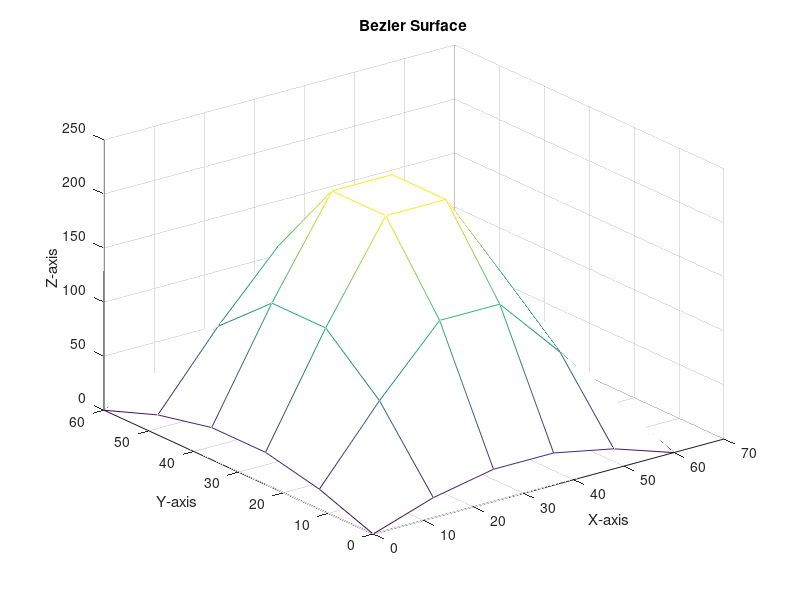
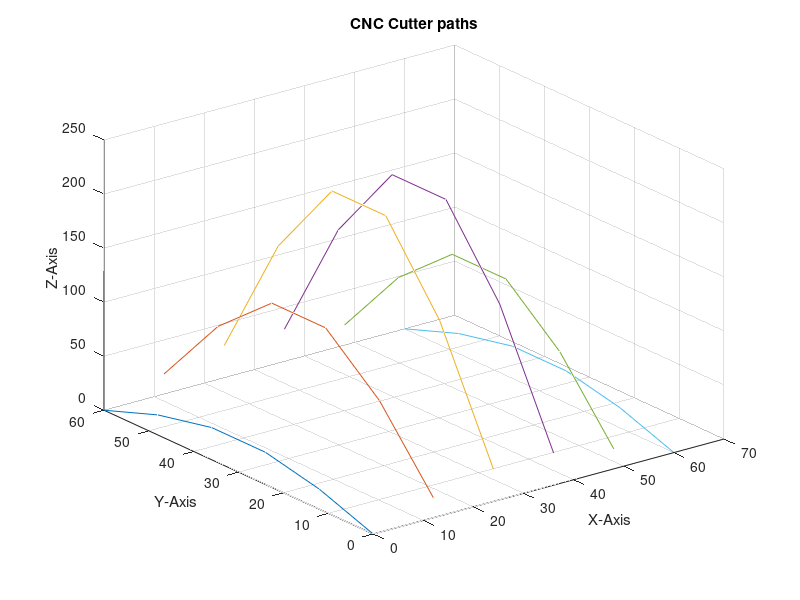

Source code (MATLAB) for these figures, in order: (Note: this script raises an error after producing the figures.)
% Clear the Workspace to avoid any conflicts with Workspace data
% Clear Console
clear all;
clc;

% Pre-define the shape of the bezier curve in the X, Y, and Z directions
Bx = [  0 15 30 45 60;
        0 15 30 45 60;
        0 15 30 45 60;
        0 15 30 45 60;
        0 15 30 45 60   ];

By = [  00 00 00 00 00;
        15 15 15 15 15;
        30 30 30 30 30;
        45 45 45 45 45;
        60 60 60 60 60  ];

Bz = [0 25 50 25 0;
   25 65 400 65 25;
   50 200 750 200 50;
   25 65 400 65 25;
   0 25 50 25 0];

N = [1 -4 6 -4 1; -4 12 -12 4 0; 6 -12 6 0 0; -4 4 0 0 0;1 0 0 0 0];
NT = transpose(N);

% Define user-configurable parameters
res     = input('Enter resolution of the Bezier surface: No. of points in each parametric direction:');
resc    = input('Number of points on each cutter path:');
resr    = input('Enter Number of Cutter paths:');

% Main routine (calculate points for each coordinate)

% i,j track the resolution in each of the x and y planes
for i = 1:res+1
    
    for j=1:res+1
      
        % Determine the U and W Matrices
        U = [((i-1)/res)^4 ((i-1)/res)^3 ((i-1)/res)^2 ((i-1)/res) 1];
        W = [((j-1)/res)^4; ((j-1)/res)^3; ((j-1)/res)^2; ((j-1)/res); 1];
        
        % Coordinates of surface points 
        Px(i,j) = U*N*Bx*NT*W;
        Py(i,j) = U*N*By*NT*W;
        Pz(i,j) = U*N*Bz*NT*W;

    end 
    
end

% Display surface and control points on screen 
figure(1)   
mesh(Px,Py,Pz);
shading interp;
title('Bezier Surface');
grid on
xlabel('X-axis');ylabel('Y-axis');zlabel('Z-axis');

% Display the paths on-screen
figure(2) 
plot3(Px, Py, Pz)
hold on 
grid on
title('CNC Cutter paths');
xlabel('X-Axis'); ylabel('Y-Axis'); zlabel('Z-Axis')

% Display the 'cutter-paths' on-screen
cutterpath(N,NT,Bx,By,Bz,resc,resr)